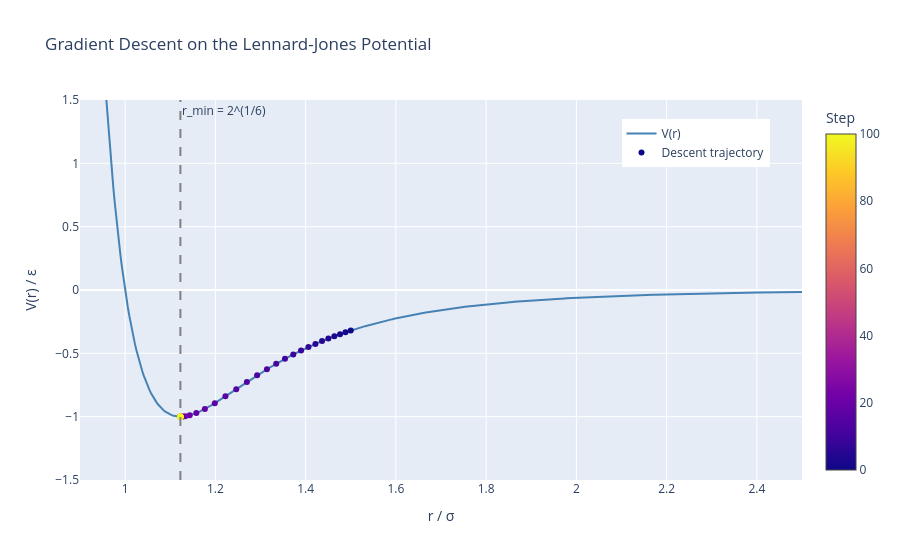

Write notebook code for a chart like this one.
### Markdown cell above
#### Interactive plot to explore results
The plot you make might not be super helpful in understanding the path your code is taking to arrive at the answer, especially if you are using a lot of steps. The cell below will produce an interactive plot where you can pan and zoom in and out using the controls in the upper left. Points are colored based on what step index they are representing.

**Note:** If you did not define your potential function name to be `V(r)` and the history output to be `history`, you will need to edit a few lines near the top of the code below.

### Code cell
import plotly.graph_objects as go
import numpy as np

#EDIT THIS IF YOUR OUTPUT OF THE GRADIENT DESCENT HISTORY IS NOT ASSIGNED TO THE VARIABLE history
history=history

# UNCOMMENT AND EDIT THE RETURN OF THIS FUNCTION IF YOU DID NOT CALL YOUR POTENTIAL FUNCTION V(r):
#def V(r):
#   return my_function_name(r)

r_plot = np.linspace(0.9, 2.5, 500)
history_arr = np.array(history)
n_steps = len(history_arr)



# color each point by its step index
colors = np.arange(n_steps)

fig = go.Figure()

# potential curve
fig.add_trace(go.Scatter(
    x=r_plot,
    y=V(r_plot),
    mode='lines',
    line=dict(color='steelblue', width=2),
    name='V(r)'
))

# descent trajectory, colored by step index
fig.add_trace(go.Scatter(
    x=history_arr,
    y=V(history_arr),
    mode='markers',
    marker=dict(
        size=6,
        color=colors,
        colorscale='Plasma',
        colorbar=dict(title='Step'),
        showscale=True
    ),
    text=[f'Step {i}<br>r = {r:.5f}<br>V(r) = {V(r):.5f}' #
          for i, r in enumerate(history_arr)],
    hoverinfo='text',
    name='Descent trajectory'
))

# analytic minimum
fig.add_vline(
    x=2**(1/6),
    line_dash='dash',
    line_color='gray',
    annotation_text='r_min = 2^(1/6)',
    annotation_position='top right'
)

fig.update_layout(
    title='Gradient Descent on the Lennard-Jones Potential',
    xaxis_title='r / σ',
    yaxis_title='V(r) / ε',
    yaxis_range=[-1.5, 1.5],
    legend=dict(x=0.75, y=0.95)
)

fig.show()

### Figure 1 — Plotly figure (JSON) as saved in the notebook; plotly's stock layout.template omitted (floating-point values rounded to 4 significant figures; data arrays with more than 128 entries replaced by an {"elided": "..."} marker saying what was removed)
{"data": [{"line": {"color": "steelblue", "width": 2}, "mode": "lines", "name": "V(r)", "type": "scatter", "x": {"elided": "500 float values"}, "y": {"elided": "500 float values"}}, {"hoverinfo": "text", "marker": {"color": [0, 1, 2, 3, 4, 5, 6, 7, 8, 9, 10, 11, 12, 13, 14, 15, 16, 17, 18, 19, 20, 21, 22, 23, 24, 25, 26, 27, 28, 29, 30, 31, 32, 33, 34, 35, 36, 37, 38, 39, 40, 41, 42, 43, 44, 45, 46, 47, 48, 49, 50, 51, 52, 53, 54, 55, 56, 57, 58, 59, 60, 61, 62, 63, 64, 65, 66, 67, 68, 69, 70, 71, 72, 73, 74, 75, 76, 77, 78, 79, 80, 81, 82, 83, 84, 85, 86, 87, 88, 89, 90, 91, 92, 93, 94, 95, 96, 97, 98, 99, 100], "colorbar": {"title": {"text": "Step"}}, "colorscale": [[0, "#0d0887"], [0.1111, "#46039f"], [0.2222, "#7201a8"], [0.3333, "#9c179e"], [0.4444, "#bd3786"], [0.5556, "#d8576b"], [0.6667, "#ed7953"], [0.7778, "#fb9f3a"], [0.8889, "#fdca26"], [1, "#f0f921"]], "showscale": true, "size": 6}, "mode": "markers", "name": "Descent trajectory", "text": ["Step 0<br>r = 1.50000<br>V(r) = -0.32034", "Step 1<br>r = 1.48842<br>V(r) = -0.33405", "Step 2<br>r = 1.47632<br>V(r) = -0.34903", "Step 3<br>r = 1.46365<br>V(r) = -0.36547", "Step 4<br>r = 1.45036<br>V(r) = -0.38357", "Step 5<br>r = 1.43641<br>V(r) = -0.40356", "Step 6<br>r = 1.42171<br>V(r) = -0.42572", "Step 7<br>r = 1.40622<br>V(r) = -0.45039", "Step 8<br>r = 1.38986<br>V(r) = -0.47794", "Step 9<br>r = 1.37255<br>V(r) = -0.50878", "Step 10<br>r = 1.35422<br>V(r) = -0.54337", "Step 11<br>r = 1.33481<br>V(r) = -0.58218", "Step 12<br>r = 1.31426<br>V(r) = -0.62558", "Step 13<br>r = 1.29257<br>V(r) = -0.67378", "Step 14<br>r = 1.26983<br>V(r) = -0.72650", "Step 15<br>r = 1.24626<br>V(r) = -0.78266", "Step 16<br>r = 1.22230<br>V(r) = -0.83980", "Step 17<br>r = 1.19873<br>V(r) = -0.89377", "Step 18<br>r = 1.17674<br>V(r) = -0.93913", "Step 19<br>r = 1.15778<br>V(r) = -0.97122", "Step 20<br>r = 1.14318<br>V(r) = -0.98919", "Step 21<br>r = 1.13341<br>V(r) = -0.99680", "Step 22<br>r = 1.12776<br>V(r) = -0.99922", "Step 23<br>r = 1.12488<br>V(r) = -0.99984", "Step 24<br>r = 1.12353<br>V(r) = -0.99997", "Step 25<br>r = 1.12292<br>V(r) = -0.99999", "Step 26<br>r = 1.12266<br>V(r) = -1.00000", "Step 27<br>r = 1.12255<br>V(r) = -1.00000", "Step 28<br>r = 1.12250<br>V(r) = -1.00000", "Step 29<br>r = 1.12248<br>V(r) = -1.00000", "Step 30<br>r = 1.12247<br>V(r) = -1.00000", "Step 31<br>r = 1.12246<br>V(r) = -1.00000", "Step 32<br>r = 1.12246<br>V(r) = -1.00000", "Step 33<br>r = 1.12246<br>V(r) = -1.00000", "Step 34<br>r = 1.12246<br>V(r) = -1.00000", "Step 35<br>r = 1.12246<br>V(r) = -1.00000", "Step 36<br>r = 1.12246<br>V(r) = -1.00000", "Step 37<br>r = 1.12246<br>V(r) = -1.00000", "Step 38<br>r = 1.12246<br>V(r) = -1.00000", "Step 39<br>r = 1.12246<br>V(r) = -1.00000", "Step 40<br>r = 1.12246<br>V(r) = -1.00000", "Step 41<br>r = 1.12246<br>V(r) = -1.00000", "Step 42<br>r = 1.12246<br>V(r) = -1.00000", "Step 43<br>r = 1.12246<br>V(r) = -1.00000", "Step 44<br>r = 1.12246<br>V(r) = -1.00000", "Step 45<br>r = 1.12246<br>V(r) = -1.00000", "Step 46<br>r = 1.12246<br>V(r) = -1.00000", "Step 47<br>r = 1.12246<br>V(r) = -1.00000", "Step 48<br>r = 1.12246<br>V(r) = -1.00000", "Step 49<br>r = 1.12246<br>V(r) = -1.00000", "Step 50<br>r = 1.12246<br>V(r) = -1.00000", "Step 51<br>r = 1.12246<br>V(r) = -1.00000", "Step 52<br>r = 1.12246<br>V(r) = -1.00000", "Step 53<br>r = 1.12246<br>V(r) = -1.00000", "Step 54<br>r = 1.12246<br>V(r) = -1.00000", "Step 55<br>r = 1.12246<br>V(r) = -1.00000", "Step 56<br>r = 1.12246<br>V(r) = -1.00000", "Step 57<br>r = 1.12246<br>V(r) = -1.00000", "Step 58<br>r = 1.12246<br>V(r) = -1.00000", "Step 59<br>r = 1.12246<br>V(r) = -1.00000", "Step 60<br>r = 1.12246<br>V(r) = -1.00000", "Step 61<br>r = 1.12246<br>V(r) = -1.00000", "Step 62<br>r = 1.12246<br>V(r) = -1.00000", "Step 63<br>r = 1.12246<br>V(r) = -1.00000", "Step 64<br>r = 1.12246<br>V(r) = -1.00000", "Step 65<br>r = 1.12246<br>V(r) = -1.00000", "Step 66<br>r = 1.12246<br>V(r) = -1.00000", "Step 67<br>r = 1.12246<br>V(r) = -1.00000", "Step 68<br>r = 1.12246<br>V(r) = -1.00000", "Step 69<br>r = 1.12246<br>V(r) = -1.00000", "Step 70<br>r = 1.12246<br>V(r) = -1.00000", "Step 71<br>r = 1.12246<br>V(r) = -1.00000", "Step 72<br>r = 1.12246<br>V(r) = -1.00000", "Step 73<br>r = 1.12246<br>V(r) = -1.00000", "Step 74<br>r = 1.12246<br>V(r) = -1.00000", "Step 75<br>r = 1.12246<br>V(r) = -1.00000", "Step 76<br>r = 1.12246<br>V(r) = -1.00000", "Step 77<br>r = 1.12246<br>V(r) = -1.00000", "Step 78<br>r = 1.12246<br>V(r) = -1.00000", "Step 79<br>r = 1.12246<br>V(r) = -1.00000", "Step 80<br>r = 1.12246<br>V(r) = -1.00000", "Step 81<br>r = 1.12246<br>V(r) = -1.00000", "Step 82<br>r = 1.12246<br>V(r) = -1.00000", "Step 83<br>r = 1.12246<br>V(r) = -1.00000", "Step 84<br>r = 1.12246<br>V(r) = -1.00000", "Step 85<br>r = 1.12246<br>V(r) = -1.00000", "Step 86<br>r = 1.12246<br>V(r) = -1.00000", "Step 87<br>r = 1.12246<br>V(r) = -1.00000", "Step 88<br>r = 1.12246<br>V(r) = -1.00000", "Step 89<br>r = 1.12246<br>V(r) = -1.00000", "Step 90<br>r = 1.12246<br>V(r) = -1.00000", "Step 91<br>r = 1.12246<br>V(r) = -1.00000", "Step 92<br>r = 1.12246<br>V(r) = -1.00000", "Step 93<br>r = 1.12246<br>V(r) = -1.00000", "Step 94<br>r = 1.12246<br>V(r) = -1.00000", "Step 95<br>r = 1.12246<br>V(r) = -1.00000", "Step 96<br>r = 1.12246<br>V(r) = -1.00000", "Step 97<br>r = 1.12246<br>V(r) = -1.00000", "Step 98<br>r = 1.12246<br>V(r) = -1.00000", "Step 99<br>r = 1.12246<br>V(r) = -1.00000", "Step 100<br>r = 1.12246<br>V(r) = -1.00000"], "type": "scatter", "x": [1.5, 1.488, 1.476, 1.464, 1.45, 1.436, 1.422, 1.406, 1.39, 1.373, 1.354, 1.335, 1.314, 1.293, 1.27, 1.246, 1.222, 1.199, 1.177, 1.158, 1.143, 1.133, 1.128, 1.125, 1.124, 1.123, 1.123, 1.123, 1.122, 1.122, 1.122, 1.122, 1.122, 1.122, 1.122, 1.122, 1.122, 1.122, 1.122, 1.122, 1.122, 1.122, 1.122, 1.122, 1.122, 1.122, 1.122, 1.122, 1.122, 1.122, 1.122, 1.122, 1.122, 1.122, 1.122, 1.122, 1.122, 1.122, 1.122, 1.122, 1.122, 1.122, 1.122, 1.122, 1.122, 1.122, 1.122, 1.122, 1.122, 1.122, 1.122, 1.122, 1.122, 1.122, 1.122, 1.122, 1.122, 1.122, 1.122, 1.122, 1.122, 1.122, 1.122, 1.122, 1.122, 1.122, 1.122, 1.122, 1.122, 1.122, 1.122, 1.122, 1.122, 1.122, 1.122, 1.122, 1.122, 1.122, 1.122, 1.122, 1.122], "y": [-0.3203, -0.334, -0.349, -0.3655, -0.3836, -0.4036, -0.4257, -0.4504, -0.4779, -0.5088, -0.5434, -0.5822, -0.6256, -0.6738, -0.7265, -0.7827, -0.8398, -0.8938, -0.9391, -0.9712, -0.9892, -0.9968, -0.9992, -0.9998, -1.0, -1.0, -1.0, -1.0, -1.0, -1.0, -1.0, -1.0, -1.0, -1.0, -1.0, -1.0, -1.0, -1.0, -1.0, -1.0, -1.0, -1.0, -1.0, -1.0, -1.0, -1.0, -1.0, -1.0, -1.0, -1.0, -1.0, -1.0, -1.0, -1.0, -1.0, -1.0, -1.0, -1.0, -1.0, -1.0, -1.0, -1.0, -1.0, -1.0, -1.0, -1.0, -1.0, -1.0, -1.0, -1.0, -1.0, -1.0, -1.0, -1.0, -1.0, -1.0, -1.0, -1.0, -1.0, -1.0, -1.0, -1.0, -1.0, -1.0, -1.0, -1.0, -1.0, -1.0, -1.0, -1.0, -1.0, -1.0, -1.0, -1.0, -1.0, -1.0, -1.0, -1.0, -1.0, -1.0, -1.0]}], "layout": {"annotations": [{"showarrow": false, "text": "r_min = 2^(1/6)", "x": 1.122, "xanchor": "left", "xref": "x", "y": 1, "yanchor": "top", "yref": "y domain"}], "legend": {"x": 0.75, "y": 0.95}, "shapes": [{"line": {"color": "gray", "dash": "dash"}, "type": "line", "x0": 1.122, "x1": 1.122, "xref": "x", "y0": 0, "y1": 1, "yref": "y domain"}], "title": {"text": "Gradient Descent on the Lennard-Jones Potential"}, "xaxis": {"title": {"text": "r / σ"}}, "yaxis": {"range": [-1.5, 1.5], "title": {"text": "V(r) / ε"}}}}
